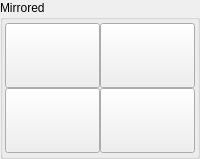
                <widget class="QGroupBox" name="groupBox_22">
                 <property name="title">
                  <string>Mirrored</string>
                 </property>
                 <layout class="QGridLayout" name="gridLayout_4" rowstretch="0,0" rowminimumheight="65,65" columnminimumwidth="65,65">
                  <property name="leftMargin">
                   <number>2</number>
                  </property>
                  <property name="topMargin">
                   <number>3</number>
                  </property>
                  <property name="rightMargin">
                   <number>2</number>
                  </property>
                  <property name="bottomMargin">
                   <number>3</number>
                  </property>
                  <property name="spacing">
                   <number>0</number>
                  </property>
                  <item row="0" column="0">
                   <widget class="QPushButton" name="probe_p_angle_x_plus">
                    <property name="sizePolicy">
                     <sizepolicy hsizetype="Preferred" vsizetype="Preferred">
                      <horstretch>0</horstretch>
                      <verstretch>0</verstretch>
                     </sizepolicy>
                    </property>
                    <property name="text">
                     <string/>
                    </property>
                    <property name="function" stdset="0">
                     <string>mdi</string>
                    </property>
                    <property name="command" stdset="0">
                     <string>o&lt;p_angle_x_plus&gt; call</string>
                    </property>
                   </widget>
                  </item>
                  <item row="0" column="1">
                   <widget class="QPushButton" name="probe_p_angle_y_minus">
                    <property name="sizePolicy">
                     <sizepolicy hsizetype="Preferred" vsizetype="Preferred">
                      <horstretch>0</horstretch>
                      <verstretch>0</verstretch>
                     </sizepolicy>
                    </property>
                    <property name="text">
                     <string/>
                    </property>
                    <property name="function" stdset="0">
                     <string>mdi</string>
                    </property>
                    <property name="command" stdset="0">
                     <string>o&lt;p_angle_y_minus&gt; call</string>
                    </property>
                   </widget>
                  </item>
                  <item row="1" column="0">
                   <widget class="QPushButton" name="probe_p_angle_y_plus">
                    <property name="sizePolicy">
                     <sizepolicy hsizetype="Preferred" vsizetype="Preferred">
                      <horstretch>0</horstretch>
                      <verstretch>0</verstretch>
                     </sizepolicy>
                    </property>
                    <property name="text">
                     <string/>
                    </property>
                    <property name="function" stdset="0">
                     <string>mdi</string>
                    </property>
                    <property name="command" stdset="0">
                     <string>o&lt;p_angle_y_plus&gt;  call</string>
                    </property>
                   </widget>
                  </item>
                  <item row="1" column="1">
                   <widget class="QPushButton" name="probe_p_angle_x_minus">
                    <property name="sizePolicy">
                     <sizepolicy hsizetype="Preferred" vsizetype="Preferred">
                      <horstretch>0</horstretch>
                      <verstretch>0</verstretch>
                     </sizepolicy>
                    </property>
                    <property name="text">
                     <string/>
                    </property>
                    <property name="function" stdset="0">
                     <string>mdi</string>
                    </property>
                    <property name="command" stdset="0">
                     <string>o&lt;p_angle_x_minus&gt;  call</string>
                    </property>
                   </widget>
                  </item>
                 </layout>
                </widget>
